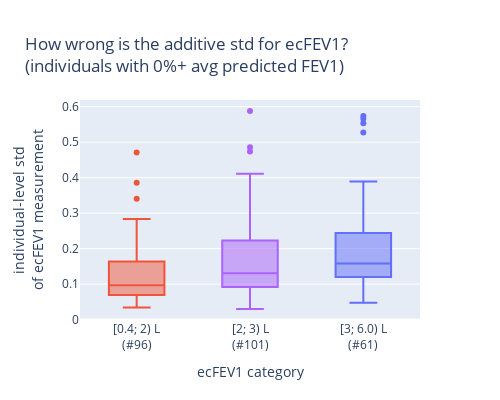

Notebook code cell kept with this figure:
### Markdown cell above
#### Stratify by different FEV1 levels, and check the avg std

### Code cell
stmp = df.groupby("ID")["ecFEV1 % Predicted"].agg("mean").sort_values()

# Remove unhealthy individuals
health_threshold = 0
ids_healthy = stmp[stmp > health_threshold].index
df1 = df[df.ID.isin(ids_healthy)]

# Remove individuals with less than 10 measurements
df1 = df1.groupby("ID").filter(lambda x: len(x) > 10)

# Cut the data in 3 bins of FEV1 values between 0 and 6
min = np.floor(df1.ecFEV1.min() * 10) / 10
max = np.ceil(df1.ecFEV1.max() * 10) / 10
bins = [min, 2, 3, max]
cat1 = f"[{bins[0]}; {bins[1]}) L"
cat2 = f"[{bins[1]}; {bins[2]}) L"
cat3 = f"[{bins[2]}; {bins[3]}) L"
cat1_midbin = (bins[0] + bins[1]) / 2
cat2_midbin = (bins[1] + bins[2]) / 2
cat3_midbin = (bins[2] + bins[3]) / 2

# Create dataframe
s_std = df1.groupby("ID")["ecFEV1"].mean()
df_std = pd.DataFrame(s_std)
# Compute mean of predicted FEV1
df_std["Mean ecFEV1%"] = df1.groupby("ID")["ecFEV1 % Predicted"].mean()
# Rename column
df_std = df_std.rename(columns={"ecFEV1": "Mean ecFEV1"})
# Compute the std for those individuals
df_std["individual-level std<br>of ecFEV1 measurement"] = df1.groupby("ID")[
    "ecFEV1"
].std()
# Cut the avg FEV1 in 3 bins
df_std["ecFEV1 category"] = pd.cut(
    df_std["Mean ecFEV1"], bins, labels=[cat1, cat2, cat3]
)
value_counts = df_std.value_counts("ecFEV1 category")
cat1_val = f"{cat1}<br>(#{value_counts[cat1]})"
cat2_val = f"{cat2}<br>(#{value_counts[cat2]})"
cat3_val = f"{cat3}<br>(#{value_counts[cat3]})"
# Rename the bins in ecFEV1 category
df_std["ecFEV1 category"] = df_std["ecFEV1 category"].replace(
    {cat1: cat1_val, cat2: cat2_val, cat3: cat3_val}
)

# Using px plot boxplots for each category
# fig = px.box(dftmp, x="ecFEV1 category", y="ecFEV1", color="ecFEV1 category", title="ecFEV1 distribution per FEV1 category")
title = f"How wrong is the additive std for ecFEV1?<br>(individuals with {health_threshold}%+ avg predicted FEV1)"
fig = px.box(
    df_std,
    x="ecFEV1 category",
    y="individual-level std<br>of ecFEV1 measurement",
    color="ecFEV1 category",
    title=title,
)

# Enforce cat order on plot
fig.update_xaxes(categoryorder="array", categoryarray=[cat1_val, cat2_val, cat3_val])
# Apply colors to cat1_val in red
for i in range(3):
    if fig.data[i].name == cat1_val:
        fig.data[i].marker.color = "#EF553B"
    elif fig.data[i].name == cat2_val:
        fig.data[i].marker.color = "#AB63FA"
    elif fig.data[i].name == cat3_val:
        fig.data[i].marker.color = "#636EFA"
    else:
        fig.data[i].marker.color = "#00CC96"


# Hide legend
fig.update_layout(showlegend=False, width=500, height=400)
fig.show()
# Write image
fig.write_image(f"{dh.get_path_to_main()}PlotsBreathe/FEV1_modelling/{title}.pdf")

### Figure 1 — Plotly figure (JSON) as saved in the notebook; plotly's stock layout.template omitted (floating-point values rounded to 4 significant figures)
{"data": [{"alignmentgroup": "True", "hovertemplate": "ecFEV1 category=%{x}<br>individual-level std<br>of ecFEV1 measurement=%{y}<extra></extra>", "legendgroup": "[0.4; 2) L<br>(#96)", "marker": {"color": "#EF553B"}, "name": "[0.4; 2) L<br>(#96)", "notched": false, "offsetgroup": "[0.4; 2) L<br>(#96)", "orientation": "v", "showlegend": true, "type": "box", "x": ["[0.4; 2) L<br>(#96)", "[0.4; 2) L<br>(#96)", "[0.4; 2) L<br>(#96)", "[0.4; 2) L<br>(#96)", "[0.4; 2) L<br>(#96)", "[0.4; 2) L<br>(#96)", "[0.4; 2) L<br>(#96)", "[0.4; 2) L<br>(#96)", "[0.4; 2) L<br>(#96)", "[0.4; 2) L<br>(#96)", "[0.4; 2) L<br>(#96)", "[0.4; 2) L<br>(#96)", "[0.4; 2) L<br>(#96)", "[0.4; 2) L<br>(#96)", "[0.4; 2) L<br>(#96)", "[0.4; 2) L<br>(#96)", "[0.4; 2) L<br>(#96)", "[0.4; 2) L<br>(#96)", "[0.4; 2) L<br>(#96)", "[0.4; 2) L<br>(#96)", "[0.4; 2) L<br>(#96)", "[0.4; 2) L<br>(#96)", "[0.4; 2) L<br>(#96)", "[0.4; 2) L<br>(#96)", "[0.4; 2) L<br>(#96)", "[0.4; 2) L<br>(#96)", "[0.4; 2) L<br>(#96)", "[0.4; 2) L<br>(#96)", "[0.4; 2) L<br>(#96)", "[0.4; 2) L<br>(#96)", "[0.4; 2) L<br>(#96)", "[0.4; 2) L<br>(#96)", "[0.4; 2) L<br>(#96)", "[0.4; 2) L<br>(#96)", "[0.4; 2) L<br>(#96)", "[0.4; 2) L<br>(#96)", "[0.4; 2) L<br>(#96)", "[0.4; 2) L<br>(#96)", "[0.4; 2) L<br>(#96)", "[0.4; 2) L<br>(#96)", "[0.4; 2) L<br>(#96)", "[0.4; 2) L<br>(#96)", "[0.4; 2) L<br>(#96)", "[0.4; 2) L<br>(#96)", "[0.4; 2) L<br>(#96)", "[0.4; 2) L<br>(#96)", "[0.4; 2) L<br>(#96)", "[0.4; 2) L<br>(#96)", "[0.4; 2) L<br>(#96)", "[0.4; 2) L<br>(#96)", "[0.4; 2) L<br>(#96)", "[0.4; 2) L<br>(#96)", "[0.4; 2) L<br>(#96)", "[0.4; 2) L<br>(#96)", "[0.4; 2) L<br>(#96)", "[0.4; 2) L<br>(#96)", "[0.4; 2) L<br>(#96)", "[0.4; 2) L<br>(#96)", "[0.4; 2) L<br>(#96)", "[0.4; 2) L<br>(#96)", "[0.4; 2) L<br>(#96)", "[0.4; 2) L<br>(#96)", "[0.4; 2) L<br>(#96)", "[0.4; 2) L<br>(#96)", "[0.4; 2) L<br>(#96)", "[0.4; 2) L<br>(#96)", "[0.4; 2) L<br>(#96)", "[0.4; 2) L<br>(#96)", "[0.4; 2) L<br>(#96)", "[0.4; 2) L<br>(#96)", "[0.4; 2) L<br>(#96)", "[0.4; 2) L<br>(#96)", "[0.4; 2) L<br>(#96)", "[0.4; 2) L<br>(#96)", "[0.4; 2) L<br>(#96)", "[0.4; 2) L<br>(#96)", "[0.4; 2) L<br>(#96)", "[0.4; 2) L<br>(#96)", "[0.4; 2) L<br>(#96)", "[0.4; 2) L<br>(#96)", "[0.4; 2) L<br>(#96)", "[0.4; 2) L<br>(#96)", "[0.4; 2) L<br>(#96)", "[0.4; 2) L<br>(#96)", "[0.4; 2) L<br>(#96)", "[0.4; 2) L<br>(#96)", "[0.4; 2) L<br>(#96)", "[0.4; 2) L<br>(#96)", "[0.4; 2) L<br>(#96)", "[0.4; 2) L<br>(#96)", "[0.4; 2) L<br>(#96)", "[0.4; 2) L<br>(#96)", "[0.4; 2) L<br>(#96)", "[0.4; 2) L<br>(#96)", "[0.4; 2) L<br>(#96)", "[0.4; 2) L<br>(#96)"], "x0": " ", "xaxis": "x", "y": [0.154, 0.09204, 0.1469, 0.2834, 0.1168, 0.2008, 0.2818, 0.3858, 0.1659, 0.1809, 0.06256, 0.1574, 0.08076, 0.1818, 0.1274, 0.0803, 0.2286, 0.09253, 0.1055, 0.1549, 0.07423, 0.08689, 0.3407, 0.1821, 0.2602, 0.1095, 0.2084, 0.1614, 0.136, 0.172, 0.471, 0.1027, 0.1386, 0.1748, 0.1724, 0.06532, 0.2459, 0.1307, 0.1913, 0.04093, 0.04922, 0.09172, 0.1938, 0.04792, 0.07054, 0.09626, 0.09361, 0.04119, 0.04121, 0.05432, 0.04423, 0.1138, 0.12, 0.05957, 0.1537, 0.2615, 0.1387, 0.07338, 0.06782, 0.08305, 0.08899, 0.08143, 0.1427, 0.07221, 0.1042, 0.06347, 0.1543, 0.08855, 0.1064, 0.06071, 0.075, 0.06317, 0.2086, 0.04822, 0.08245, 0.1701, 0.09576, 0.09727, 0.05502, 0.1971, 0.0794, 0.05577, 0.1427, 0.0809, 0.05805, 0.08273, 0.03406, 0.09992, 0.06021, 0.06755, 0.09522, 0.06674, 0.05875, 0.05621, 0.07608, 0.2173], "y0": " ", "yaxis": "y"}, {"alignmentgroup": "True", "hovertemplate": "ecFEV1 category=%{x}<br>individual-level std<br>of ecFEV1 measurement=%{y}<extra></extra>", "legendgroup": "[2; 3) L<br>(#101)", "marker": {"color": "#AB63FA"}, "name": "[2; 3) L<br>(#101)", "notched": false, "offsetgroup": "[2; 3) L<br>(#101)", "orientation": "v", "showlegend": true, "type": "box", "x": ["[2; 3) L<br>(#101)", "[2; 3) L<br>(#101)", "[2; 3) L<br>(#101)", "[2; 3) L<br>(#101)", "[2; 3) L<br>(#101)", "[2; 3) L<br>(#101)", "[2; 3) L<br>(#101)", "[2; 3) L<br>(#101)", "[2; 3) L<br>(#101)", "[2; 3) L<br>(#101)", "[2; 3) L<br>(#101)", "[2; 3) L<br>(#101)", "[2; 3) L<br>(#101)", "[2; 3) L<br>(#101)", "[2; 3) L<br>(#101)", "[2; 3) L<br>(#101)", "[2; 3) L<br>(#101)", "[2; 3) L<br>(#101)", "[2; 3) L<br>(#101)", "[2; 3) L<br>(#101)", "[2; 3) L<br>(#101)", "[2; 3) L<br>(#101)", "[2; 3) L<br>(#101)", "[2; 3) L<br>(#101)", "[2; 3) L<br>(#101)", "[2; 3) L<br>(#101)", "[2; 3) L<br>(#101)", "[2; 3) L<br>(#101)", "[2; 3) L<br>(#101)", "[2; 3) L<br>(#101)", "[2; 3) L<br>(#101)", "[2; 3) L<br>(#101)", "[2; 3) L<br>(#101)", "[2; 3) L<br>(#101)", "[2; 3) L<br>(#101)", "[2; 3) L<br>(#101)", "[2; 3) L<br>(#101)", "[2; 3) L<br>(#101)", "[2; 3) L<br>(#101)", "[2; 3) L<br>(#101)", "[2; 3) L<br>(#101)", "[2; 3) L<br>(#101)", "[2; 3) L<br>(#101)", "[2; 3) L<br>(#101)", "[2; 3) L<br>(#101)", "[2; 3) L<br>(#101)", "[2; 3) L<br>(#101)", "[2; 3) L<br>(#101)", "[2; 3) L<br>(#101)", "[2; 3) L<br>(#101)", "[2; 3) L<br>(#101)", "[2; 3) L<br>(#101)", "[2; 3) L<br>(#101)", "[2; 3) L<br>(#101)", "[2; 3) L<br>(#101)", "[2; 3) L<br>(#101)", "[2; 3) L<br>(#101)", "[2; 3) L<br>(#101)", "[2; 3) L<br>(#101)", "[2; 3) L<br>(#101)", "[2; 3) L<br>(#101)", "[2; 3) L<br>(#101)", "[2; 3) L<br>(#101)", "[2; 3) L<br>(#101)", "[2; 3) L<br>(#101)", "[2; 3) L<br>(#101)", "[2; 3) L<br>(#101)", "[2; 3) L<br>(#101)", "[2; 3) L<br>(#101)", "[2; 3) L<br>(#101)", "[2; 3) L<br>(#101)", "[2; 3) L<br>(#101)", "[2; 3) L<br>(#101)", "[2; 3) L<br>(#101)", "[2; 3) L<br>(#101)", "[2; 3) L<br>(#101)", "[2; 3) L<br>(#101)", "[2; 3) L<br>(#101)", "[2; 3) L<br>(#101)", "[2; 3) L<br>(#101)", "[2; 3) L<br>(#101)", "[2; 3) L<br>(#101)", "[2; 3) L<br>(#101)", "[2; 3) L<br>(#101)", "[2; 3) L<br>(#101)", "[2; 3) L<br>(#101)", "[2; 3) L<br>(#101)", "[2; 3) L<br>(#101)", "[2; 3) L<br>(#101)", "[2; 3) L<br>(#101)", "[2; 3) L<br>(#101)", "[2; 3) L<br>(#101)", "[2; 3) L<br>(#101)", "[2; 3) L<br>(#101)", "[2; 3) L<br>(#101)", "[2; 3) L<br>(#101)", "[2; 3) L<br>(#101)", "[2; 3) L<br>(#101)", "[2; 3) L<br>(#101)", "[2; 3) L<br>(#101)", "[2; 3) L<br>(#101)"], "x0": " ", "xaxis": "x", "y": [0.5879, 0.4005, 0.09724, 0.338, 0.1721, 0.2401, 0.2042, 0.3795, 0.4109, 0.1105, 0.2224, 0.1349, 0.1212, 0.3079, 0.08638, 0.06937, 0.2061, 0.4738, 0.09807, 0.2501, 0.2247, 0.1146, 0.09959, 0.08998, 0.3923, 0.1013, 0.1829, 0.486, 0.1744, 0.2772, 0.09864, 0.1963, 0.08071, 0.06689, 0.3905, 0.08012, 0.3868, 0.08858, 0.1041, 0.1461, 0.2695, 0.1487, 0.1199, 0.1666, 0.05353, 0.1663, 0.09015, 0.2869, 0.3516, 0.107, 0.0473, 0.05822, 0.1238, 0.1304, 0.1848, 0.08531, 0.241, 0.2367, 0.1873, 0.1482, 0.364, 0.2359, 0.2248, 0.02974, 0.1936, 0.08676, 0.09911, 0.1021, 0.07506, 0.09118, 0.1106, 0.128, 0.121, 0.05795, 0.1181, 0.09074, 0.09748, 0.06108, 0.1143, 0.1555, 0.06271, 0.04688, 0.1307, 0.06285, 0.09885, 0.0921, 0.2671, 0.05716, 0.09717, 0.1812, 0.08495, 0.1169, 0.2417, 0.2129, 0.1823, 0.1721, 0.1422, 0.082, 0.1107, 0.1639, 0.1366], "y0": " ", "yaxis": "y"}, {"alignmentgroup": "True", "hovertemplate": "ecFEV1 category=%{x}<br>individual-level std<br>of ecFEV1 measurement=%{y}<extra></extra>", "legendgroup": "[3; 6.0) L<br>(#61)", "marker": {"color": "#636EFA"}, "name": "[3; 6.0) L<br>(#61)", "notched": false, "offsetgroup": "[3; 6.0) L<br>(#61)", "orientation": "v", "showlegend": true, "type": "box", "x": ["[3; 6.0) L<br>(#61)", "[3; 6.0) L<br>(#61)", "[3; 6.0) L<br>(#61)", "[3; 6.0) L<br>(#61)", "[3; 6.0) L<br>(#61)", "[3; 6.0) L<br>(#61)", "[3; 6.0) L<br>(#61)", "[3; 6.0) L<br>(#61)", "[3; 6.0) L<br>(#61)", "[3; 6.0) L<br>(#61)", "[3; 6.0) L<br>(#61)", "[3; 6.0) L<br>(#61)", "[3; 6.0) L<br>(#61)", "[3; 6.0) L<br>(#61)", "[3; 6.0) L<br>(#61)", "[3; 6.0) L<br>(#61)", "[3; 6.0) L<br>(#61)", "[3; 6.0) L<br>(#61)", "[3; 6.0) L<br>(#61)", "[3; 6.0) L<br>(#61)", "[3; 6.0) L<br>(#61)", "[3; 6.0) L<br>(#61)", "[3; 6.0) L<br>(#61)", "[3; 6.0) L<br>(#61)", "[3; 6.0) L<br>(#61)", "[3; 6.0) L<br>(#61)", "[3; 6.0) L<br>(#61)", "[3; 6.0) L<br>(#61)", "[3; 6.0) L<br>(#61)", "[3; 6.0) L<br>(#61)", "[3; 6.0) L<br>(#61)", "[3; 6.0) L<br>(#61)", "[3; 6.0) L<br>(#61)", "[3; 6.0) L<br>(#61)", "[3; 6.0) L<br>(#61)", "[3; 6.0) L<br>(#61)", "[3; 6.0) L<br>(#61)", "[3; 6.0) L<br>(#61)", "[3; 6.0) L<br>(#61)", "[3; 6.0) L<br>(#61)", "[3; 6.0) L<br>(#61)", "[3; 6.0) L<br>(#61)", "[3; 6.0) L<br>(#61)", "[3; 6.0) L<br>(#61)", "[3; 6.0) L<br>(#61)", "[3; 6.0) L<br>(#61)", "[3; 6.0) L<br>(#61)", "[3; 6.0) L<br>(#61)", "[3; 6.0) L<br>(#61)", "[3; 6.0) L<br>(#61)", "[3; 6.0) L<br>(#61)", "[3; 6.0) L<br>(#61)", "[3; 6.0) L<br>(#61)", "[3; 6.0) L<br>(#61)", "[3; 6.0) L<br>(#61)", "[3; 6.0) L<br>(#61)", "[3; 6.0) L<br>(#61)", "[3; 6.0) L<br>(#61)", "[3; 6.0) L<br>(#61)", "[3; 6.0) L<br>(#61)", "[3; 6.0) L<br>(#61)"], "x0": " ", "xaxis": "x", "y": [0.5738, 0.2576, 0.2427, 0.3205, 0.2622, 0.1816, 0.5531, 0.2463, 0.1297, 0.3892, 0.1161, 0.1609, 0.5273, 0.2639, 0.131, 0.214, 0.07014, 0.1295, 0.2555, 0.109, 0.1342, 0.258, 0.2215, 0.1405, 0.1583, 0.2624, 0.1259, 0.1203, 0.2184, 0.08915, 0.0475, 0.2004, 0.1388, 0.1268, 0.05348, 0.2393, 0.5663, 0.1676, 0.09088, 0.1201, 0.059, 0.1506, 0.08615, 0.141, 0.1739, 0.1964, 0.08218, 0.1459, 0.08119, 0.1163, 0.1584, 0.2513, 0.156, 0.08187, 0.2605, 0.1221, 0.158, 0.1837, 0.2014, 0.07145, 0.1233], "y0": " ", "yaxis": "y"}], "layout": {"boxmode": "overlay", "height": 400, "legend": {"title": {"text": "ecFEV1 category"}, "tracegroupgap": 0}, "showlegend": false, "title": {"text": "How wrong is the additive std for ecFEV1?<br>(individuals with 0%+ avg predicted FEV1)"}, "width": 500, "xaxis": {"anchor": "y", "categoryarray": ["[0.4; 2) L<br>(#96)", "[2; 3) L<br>(#101)", "[3; 6.0) L<br>(#61)"], "categoryorder": "array", "domain": [0, 1], "title": {"text": "ecFEV1 category"}}, "yaxis": {"anchor": "x", "domain": [0, 1], "title": {"text": "individual-level std<br>of ecFEV1 measurement"}}}}
